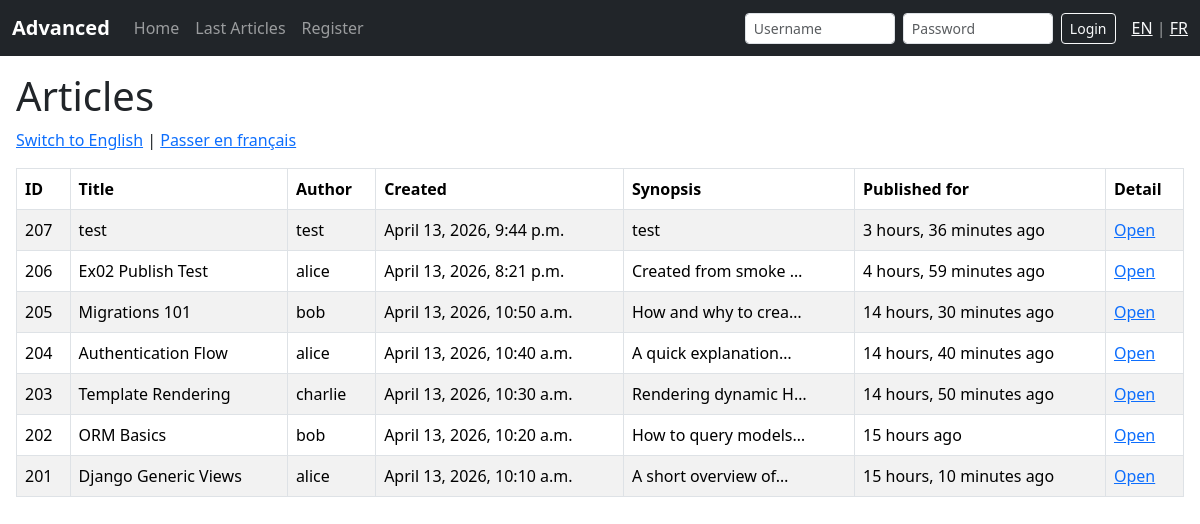
Page /en/articles/ on the committed database.
### ex00/models.py (models this page shows, shortened)
class Article(models.Model):
    title = models.CharField(max_length=64, null=False)
    content = models.TextField(null=False)
    author = models.ForeignKey('auth.User', null=False, on_delete=models.CASCADE)
    synopsis = models.CharField(max_length=312, null=False)
    created = models.DateTimeField(auto_now_add=True)

### ex00/views.py (the view)
# urls.py: path('articles/', views.ArticlesView.as_view(), name='articles'),
class ArticlesView(ListView):
    model = Article
    template_name = 'articles.html'
    context_object_name = 'articles'
    queryset = Article.objects.select_related('author').all().order_by('-created')

### Templates/articles.html (shortened to what this page needs)
<!DOCTYPE html>
{% load static %}
{% load i18n %}
{% get_current_language as LANGUAGE_CODE %}
<html lang="en">
<head>
    <link href="https://cdn.jsdelivr.net/npm/bootstrap@5.3.3/dist/css/bootstrap.min.css" rel="stylesheet">
    <link rel="stylesheet" href="{% static 'css/menu.css' %}">
</head>
<body>
    {% include 'partials/menu.html' %}
    <div class="content-wrap">
    <h1>{% if LANGUAGE_CODE == 'fr' %}Articles{% else %}Articles{% endif %}</h1>
    <p>
        {% language 'en' %}
            <a href="{% url 'articles' %}">Switch to English</a>
        {% endlanguage %}
        |
        {% language 'fr' %}
            <a href="{% url 'articles' %}">Passer en français</a>
        {% endlanguage %}
    </p>
    <table class="table table-striped table-bordered">
        <thead>
            <tr>
                <th>ID</th>
                <th>{% if LANGUAGE_CODE == 'fr' %}Titre{% else %}Title{% endif %}</th>
                <th>{% if LANGUAGE_CODE == 'fr' %}Auteur{% else %}Author{% endif %}</th>
                <th>{% if LANGUAGE_CODE == 'fr' %}Créé le{% else %}Created{% endif %}</th>
                <th>{% if LANGUAGE_CODE == 'fr' %}Résumé{% else %}Synopsis{% endif %}</th>
                <th>{% if LANGUAGE_CODE == 'fr' %}Publié depuis{% else %}Published for{% endif %}</th>
                <th>{% if LANGUAGE_CODE == 'fr' %}Détail{% else %}Detail{% endif %}</th>
            </tr>
        </thead>
        <tbody>
            {% for article in articles %}
                <tr>
                    <td>{{ article.id }}</td>
                    <td>{{ article.title }}</td>
                    <td>{{ article.author.username }}</td>
                    <td>{{ article.created }}</td>
                    <td>{{ article.synopsis|truncatechars:20 }}</td>
                    <td>{{ article.created|timesince }} {% if LANGUAGE_CODE == 'fr' %}plus tôt{% else %}ago{% endif %}</td>
                    <td><a href="{% url 'detail' article.id %}">{% if LANGUAGE_CODE == 'fr' %}Ouvrir{% else %}Open{% endif %}</a></td>
                </tr>
            {% empty %}
                <tr>
                    <td colspan="7">{% if LANGUAGE_CODE == 'fr' %}Aucun article disponible.{% else %}No articles available.{% endif %}</td>
                </tr>
            {% endfor %}
        </tbody>
    </table>
    </div>
</body>
</html>

### Templates/partials/menu.html (shortened to what this page needs)
{% load i18n %}
{% get_current_language as LANGUAGE_CODE %}
<nav class="navbar navbar-expand-lg navbar-dark bg-dark site-nav">
    <div class="container-fluid">
        <a class="navbar-brand" href="{% url 'home' %}">Advanced</a>
        <div class="collapse navbar-collapse" id="mainNav">
            <ul class="navbar-nav me-auto mb-2 mb-lg-0">
                <li class="nav-item">
                    <a class="nav-link" href="{% url 'home' %}">{% if LANGUAGE_CODE == 'fr' %}Accueil{% else %}Home{% endif %}</a>
                </li>
                <li class="nav-item">
                    <a class="nav-link" href="{% url 'articles' %}">{% if LANGUAGE_CODE == 'fr' %}Derniers articles{% else %}Last Articles{% endif %}</a>
                </li>
                {% if user.is_authenticated %}
                    <li class="nav-item">
                        <a class="nav-link" href="{% url 'favourites' %}">{% if LANGUAGE_CODE == 'fr' %}Favoris{% else %}Favourites{% endif %}</a>
                    </li>
                    <li class="nav-item">
                        <a class="nav-link" href="{% url 'publications' %}">{% if LANGUAGE_CODE == 'fr' %}Publications{% else %}Publications{% endif %}</a>
                    </li>
                    <li class="nav-item">
                        <a class="nav-link" href="{% url 'logout' %}">{% if LANGUAGE_CODE == 'fr' %}Déconnexion{% else %}Logout{% endif %}</a>
                    </li>
                {% else %}
                    <li class="nav-item">
                        {% if LANGUAGE_CODE == 'fr' %}
                            <a class="nav-link" href="/fr/register/">Inscription</a>
                        {% else %}
                            <a class="nav-link" href="/en/register/">Register</a>
                        {% endif %}
                    </li>
                {% endif %}
            </ul>
            {% if user.is_authenticated %}
                <span class="navbar-text logged-as">{% if LANGUAGE_CODE == 'fr' %}Connecté en tant que {{ user.username }}{% else %}Logged as {{ user.username }}{% endif %}</span>
            {% else %}
                {% if LANGUAGE_CODE == 'fr' %}
                    <form class="d-flex align-items-center nav-inline-login" method="post" action="/fr/login/">
                {% else %}
                    <form class="d-flex align-items-center nav-inline-login" method="post" action="/en/login/">
                {% endif %}
                    <input class="form-control form-control-sm" type="text" name="username" placeholder="{% if LANGUAGE_CODE == 'fr' %}Identifiant{% else %}Username{% endif %}" required>
                    <input class="form-control form-control-sm" type="password" name="password" placeholder="{% if LANGUAGE_CODE == 'fr' %}Mot de passe{% else %}Password{% endif %}" required>
                    <button class="btn btn-sm btn-outline-light" type="submit">{% if LANGUAGE_CODE == 'fr' %}Connexion{% else %}Login{% endif %}</button>
                </form>
            {% endif %}
            <span class="navbar-text ms-3">
                {% language 'en' %}
                    <a class="text-light" href="{% url 'articles' %}">EN</a>
                {% endlanguage %}
                |
                {% language 'fr' %}
                    <a class="text-light" href="{% url 'articles' %}">FR</a>
                {% endlanguage %}
            </span>
        </div>
    </div>
</nav>

### static/css/menu.css (style rules this page uses)
.site-nav { margin-bottom: 1rem; }
.site-nav .navbar-brand { font-weight: 600; }
.site-nav .nav-inline-login { gap: 0.5rem; }
.site-nav .nav-inline-login input { max-width: 150px; }
.content-wrap { padding: 0 1rem 1rem; }

### rows in the picture
Article: id "207", title "test", author.username "test", created "April 13, 2026, 9:44 p.m.", synopsis "test", created "3 hours, 36 minutes"
Article: id "206", title "Ex02 Publish Test", author.username "alice", created "April 13, 2026, 8:21 p.m.", synopsis "Created from smoke …", created "4 hours, 59 minutes"
Article: id "205", title "Migrations 101", author.username "bob", created "April 13, 2026, 10:50 a.m.", synopsis "How and why to crea…", created "14 hours, 30 minutes"
Article: id "204", title "Authentication Flow", author.username "alice", created "April 13, 2026, 10:40 a.m.", synopsis "A quick explanation…", created "14 hours, 40 minutes"
Article: id "203", title "Template Rendering", author.username "charlie", created "April 13, 2026, 10:30 a.m.", synopsis "Rendering dynamic H…", created "14 hours, 50 minutes"
Article: id "202", title "ORM Basics", author.username "bob", created "April 13, 2026, 10:20 a.m.", synopsis "How to query models…", created "15 hours"
Article: id "201", title "Django Generic Views", author.username "alice", created "April 13, 2026, 10:10 a.m.", synopsis "A short overview of…", created "15 hours, 10 minutes"
